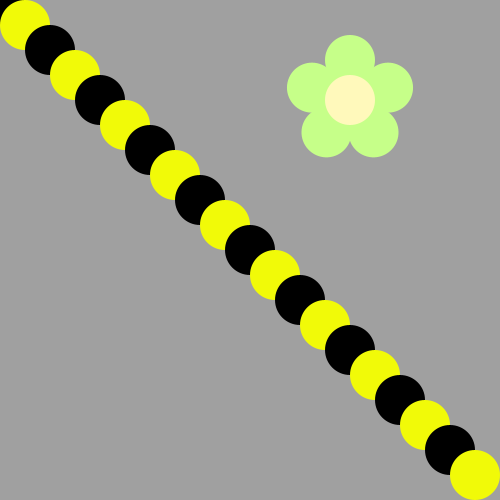
Frame 1 (no input)
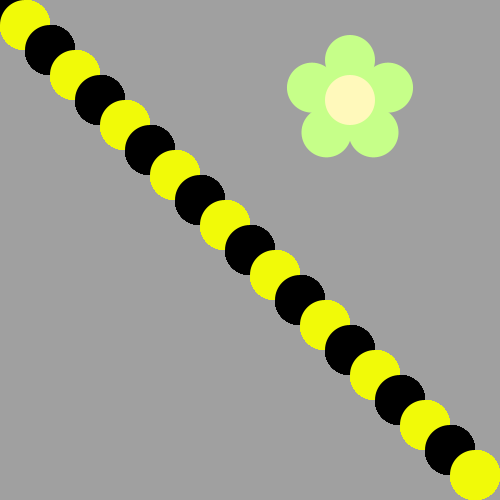
Frame 60 (the mouse pressed at the canvas centre just before this capture)
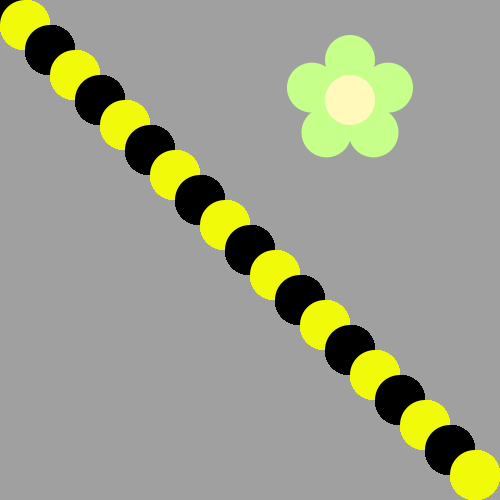
Frame 120 (the mouse held since frame 60 and released just before this capture)

The Processing sketch that drew these frames (run headless with seeded random() and noise(); from frame 60 on, the mouse is pressed at the canvas centre):

// Processing sketch: bumble_bee
// ── bumble_bee.pde

void setup() {
     ellipseMode(CENTER);
     size(500, 500);
     background(160, 160, 160);
     drawFlower(350, 100);
}

void draw() {
  
// First run the program and you should see a flower.  
  for(int i=0; i<20; i++){
  if(i%2==0) {fill (0); }
  else { fill(241,250,8);}
  ellipse (i*25,i*25,50,50); 
  }
  
/* Then, use a loop to make a body for the Bee! 
(see the image on the recipe, it's a diagonal line of circles)
Use modulo to make the colors alternate between yellow and black
*/



/*
Now put his head on using drawBeeFace(x,y)
*/

}

/**************   Use these methods but  DON'T CHANGE THE CODE BELOW  **************/

void drawFlower(int x, int y) {
     noStroke();
     translate(x, y);
     // draw 5 petals, rotating after each one
     fill(#c6ff89);      // green
      for (int i = 0; i < 5; i++) {
           ellipse(0, -40, 50, 50);
          rotate(radians(72));
     }
     fill(#fff9bb); // light yellow
     ellipse(0, 0, 50, 50);
} 
void drawBeeFace(int BeeFaceX, int BeeFaceY) {
     noStroke();
     fill(0, 0, 0);
     stroke(1);
     strokeWeight(5);
     line(BeeFaceX-10, BeeFaceY-27, BeeFaceX-17, BeeFaceY-50);
     line(BeeFaceX+10, BeeFaceY-27, BeeFaceX+17, BeeFaceY-50);
     ellipse(BeeFaceX-17, BeeFaceY-50, 10, 10);
     ellipse(BeeFaceX+17, BeeFaceY-50, 10, 10);
     noStroke();
     fill(255, 251, 28);
     ellipse(BeeFaceX, BeeFaceY, 60, 60); // face
     fill(255, 237, 209);
     fill(0,0,0);
      ellipse(BeeFaceX-10, BeeFaceY-15, 10, 10); // eyes
     ellipse(BeeFaceX+10, BeeFaceY-15, 10, 10);
      ellipse(BeeFaceX, BeeFaceY-5, 10, 10); // nose
      ellipse(BeeFaceX, BeeFaceY+10, 20, 10);// mouth
     fill(255, 251, 28);
     ellipse(BeeFaceX, BeeFaceY+5, 20, 6);
}
